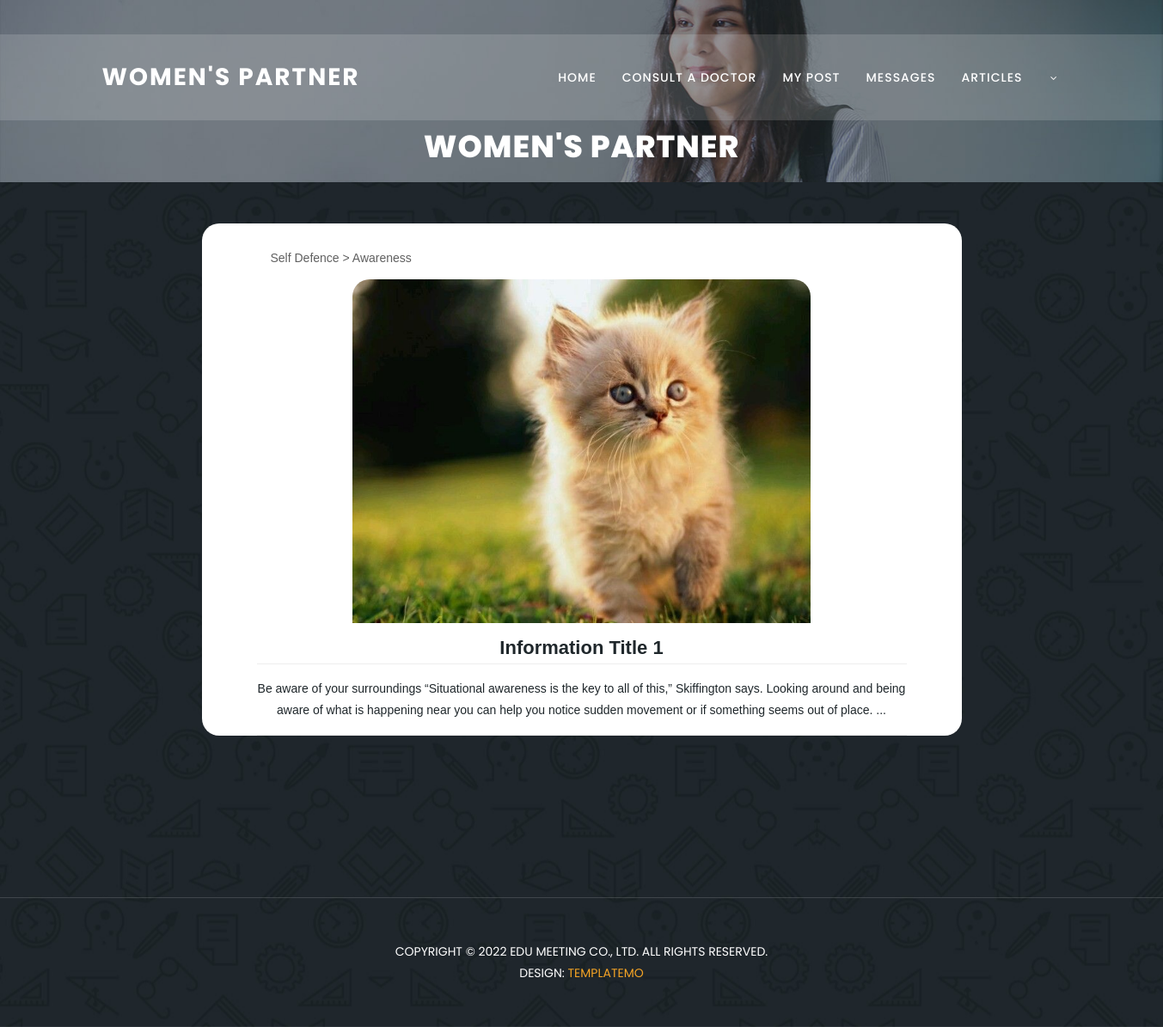
/PROJECT/User/ArticleDetails.php?aid=20, run on the app's committed database.
### tables this page shows
CREATE TABLE `tbl_information` (
  `information_id` int(11) NOT NULL,
  `information_details` varchar(800) NOT NULL,
  `subcategory_id` int(11) NOT NULL,
  `information_title` varchar(50) NOT NULL,
  `information_photo` varchar(300) NOT NULL
);

CREATE TABLE `tbl_category` (
  `category_id` int(11) NOT NULL,
  `category_name` varchar(50) NOT NULL
);

CREATE TABLE `tbl_subcategory` (
  `subcategory_id` int(11) NOT NULL,
  `subcategory_name` varchar(30) NOT NULL,
  `category_id` int(11) NOT NULL
);

### PROJECT/User/ArticleDetails.php (the view, shortened to what this page needs)
<?php
include('head.php');
?>
<!DOCTYPE html
  PUBLIC "-//W3C//DTD XHTML 1.0 Transitional//EN" "http://www.w3.org/TR/xhtml1/DTD/xhtml1-transitional.dtd">
<html xmlns="http://www.w3.org/1999/xhtml">
<head>
  <link rel="stylesheet" href="../Assets/Template/CSS/test.css">
</head>
<body>
  <div id="tab" align="center">
    <?php
    $display="select * from tbl_information i inner join tbl_subcategory s on s.subcategory_id=i.subcategory_id INNER JOIN tbl_category c on c.category_id=s.category_id where information_id=".$_GET['aid'];
    $res=$conn->query($display);
    if($res->num_rows>0)
    {
        $row=$res->fetch_assoc();
        ?>
    <div class="container" id="post">
      <div class="row">
        <div class="col-lg-12">
          <div class="meeting-single-item">
            <div class="thumb">
              <div>
                <div class="path">
                <h5><?php echo $row['category_name']?> > <?php echo $row['subcategory_name']?>
                </div>
                <div class="carousel">
                  <ul class="slides">
                    <?php
                    $selGallery="select * from tbl_gallery where information_id=".$_GET['aid'];
                    $resGallery=$conn->query($selGallery);
                    if($resGallery->num_rows>0)
                    {
                      while($rowGallery=$resGallery->fetch_assoc())
                      {
                        ?>
                    <li class="slide-container">
                      <div class="slide-image">
                      </div>
                    </li>
                    <?php
                      }
                      }
                      else{
                        ?>
                        <img src="../Assets/Images/samsung-lifestyle-08-050819.jpg" />
                        <?php
                      }
                      ?>
                  </ul>
                </div>
              </div>
            </div>
            <div class="down-content">
              <h4 class="title">
                <?php echo $row['information_title']?>
              </h4>
              <p align="center" class="description">
                <?php echo $row['information_details']?>
              </p>
            </div>
          </div>
        </div>
      </div>
    </div>
    <?php
  }
  ?>
  </div>
</body>
<?php
include('footer.php');
?>
</html>

### PROJECT/Assets/Template/User/assets/css/templatemo-edu-meeting.css (style rules this page uses)
html, body, div, span, applet, object, iframe, h1, h2, h3, h4, h5, h6, p, blockquote, div pre, a, abbr, acronym, address, big, cite, code, del, dfn, em, font, img, ins, kbd, q, s, samp, small, strike, strong, sub, sup, tt, var, b, u, i, center, dl, dt, dd, ol, ul, li, figure, header, nav, section, article, aside, footer, figcaption { margin: 0; padding: 0; border: 0; outline: 0; }
ul, li { padding: 0; margin: 0; list-style: none; }
* { box-sizing: border-box; }
html, body { font-family: 'Poppins', sans-serif; font-weight: 400; background-color: #fff; font-size: 16px; -ms-text-size-adjust: 100%; -webkit-font-smoothing: antialiased; -moz-osx-font-smoothing: grayscale; }
h1, h2, h3, h4, h5, h6 { margin-top: 0px; margin-bottom: 0px; }
ul { margin-bottom: 0px; }
p { font-size: 14px; line-height: 25px; color: #2a2a2a; }
html, body { background: #fff; font-family: 'Poppins', sans-serif; }
.meeting-single-item .thumb { position: relative; }
.meeting-single-item .down-content { background-color: #fff; padding-top: 1rem; border-bottom-right-radius: 20px; border-bottom-left-radius: 20px; }
.meeting-single-item .down-content h4 { font-size: 22px; color: #1f272b; font-weight: 600; display: inline-block; }
.meeting-single-item .down-content p { color: #1f272b; font-size: 14px; }
.meeting-single-item .down-content p.description { border-top: 1px solid #eee; padding: 1rem 0; margin: 1rem 0; border-bottom: 1px solid #eee; }
p.description { margin: 0 4rem !important; display: flex; }
.path { display: flex; margin-left: 5rem; margin-bottom: 1rem; }
.path h5 { font-size: 14px; color: #606060; }

### PROJECT/Assets/Template/CSS/form.css (style rules this page uses)
#tab { font-family: "Trebuchet MS", Arial, Helvetica, sans-serif; border-collapse: collapse; width: 100%; }
.title { margin-bottom: .3rem; }

### PROJECT/Assets/Template/CSS/test.css (style rules this page uses)
.carousel { margin-left: 15%; margin-right: 15%; }
ul.slides { display: block; position: relative; height: 400px; margin: 0; padding: 0; overflow: hidden; list-style: none; }
.slides * { user-select: none; -ms-user-select: none; -moz-user-select: none; -khtml-user-select: none; -webkit-user-select: none; -webkit-touch-callout: none; }
.slide-container { display: block; }
.slide-image { display: block; position: absolute; width: 100%; height: 100%; top: 0; opacity: 0; transition: all .7s ease-in-out; }
input:checked + .slide-container .slide-image { opacity: 1; transform: scale(1); transition: opacity 1s ease-in-out; }

### PROJECT/User/ArticleDetails.php (style rules this page uses)
.thumb { background-color: #ffffff; border-top-right-radius: 20px; border-top-left-radius: 20px; padding-top: 2rem; }
#post { padding: 3rem 8rem; }

### data on the page
tbl_information: tbl_category.category_name "Self Defence", subcategory.subcategory_name "Awareness", information_title "Information Title 1", information_details "Be aware of your surroundings “Situational awareness is the key to all of this,” Skiffington says. Looking around and being aware of what is happening near you can help you notice sudden movement or if something seems out of place. ..."
